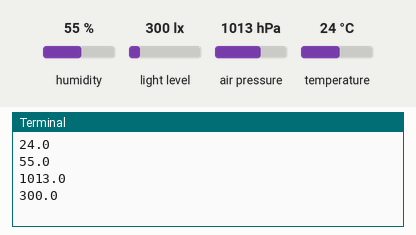
Recording of a program running on a simulated Raspberry Pi (BCM pin numbers). On the bench: the last lines printed to the terminal. The test bench sets the inputs (shaded band); at power-on: humidity 55 %, light level 300 lx, air pressure 1013 hPa, temperature 24 °C.

Above: at 1.2 s.
1.3 s: humidity set to 22 %
At 6.1 s:
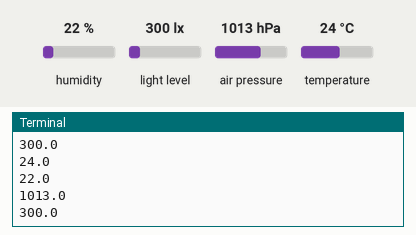
7.3 s: light level set to 40 lx
At 11.5 s:
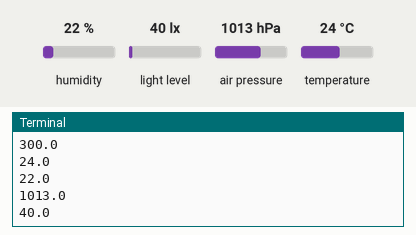
13.3 s: air pressure set to 952 hPa
At 15.8 s:
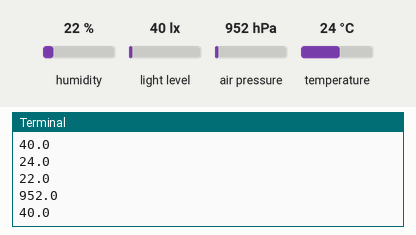
19.3 s: temperature set to 12 °C
Timing chart, 0 to 22.3 s (numbered marks = the images above; inputs shaded):
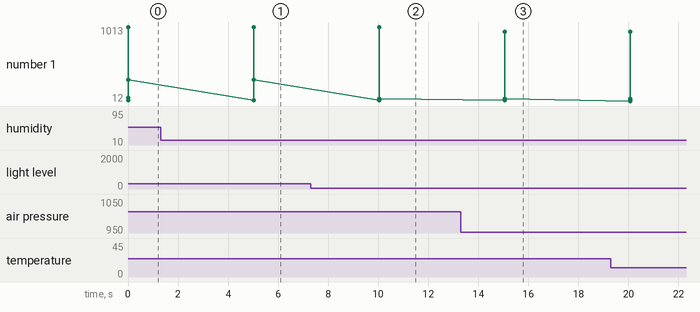

The program:

BME280+BH1750.py
```python
import bme280
import time
import smbus

#bme280 constants
address = 0x76
bus = smbus.SMBus(1)
bme280.load_calibration_params(bus, address)


#bh1750 constants
DEVICE     = 0x23 # Default device I2C address
POWER_DOWN = 0x00 # No active state
POWER_ON   = 0x01 # Power on
RESET      = 0x07 # Reset data register value

# Start measurement at 4lx resolution. Time typically 16ms.
CONTINUOUS_LOW_RES_MODE = 0x13
# Start measurement at 1lx resolution. Time typically 120ms
CONTINUOUS_HIGH_RES_MODE_1 = 0x10
# Start measurement at 0.5lx resolution. Time typically 120ms
CONTINUOUS_HIGH_RES_MODE_2 = 0x11
# Start measurement at 1lx resolution. Time typically 120ms
# Device is automatically set to Power Down after measurement.
ONE_TIME_HIGH_RES_MODE_1 = 0x20
# Start measurement at 0.5lx resolution. Time typically 120ms
# Device is automatically set to Power Down after measurement.
ONE_TIME_HIGH_RES_MODE_2 = 0x21
# Start measurement at 1lx resolution. Time typically 120ms
# Device is automatically set to Power Down after measurement.
ONE_TIME_LOW_RES_MODE = 0x23


def convertToNumber(data):
  # Simple function to convert 2 bytes of data
  # into a decimal number
  return ((data[1] + (256 * data[0])) / 1.2)

def readLight(addr=DEVICE):
  data = bus.read_i2c_block_data(addr,ONE_TIME_HIGH_RES_MODE_1)
  return convertToNumber(data)


while 1:

    data = bme280.sample(bus, address)
    t = round(data.temperature,2)
    h = round(data.humidity,2)
    p = round(data.pressure,2)

    l = round(readLight(),2)


    print(t)
    print(h)
    print(p)
    print(l)


    time.sleep(5)
```

Measured:
- after the input at 1.3 s, the terminal: prints a new line after 3.7 s (image 1)
- after the input at 7.3 s, the terminal: prints a new line after 2.7 s (image 2)
- after the input at 13.3 s, the terminal: prints a new line after 1.8 s (image 3)
- plotted number 1: 300 → 40 after the input at 7.3 s
